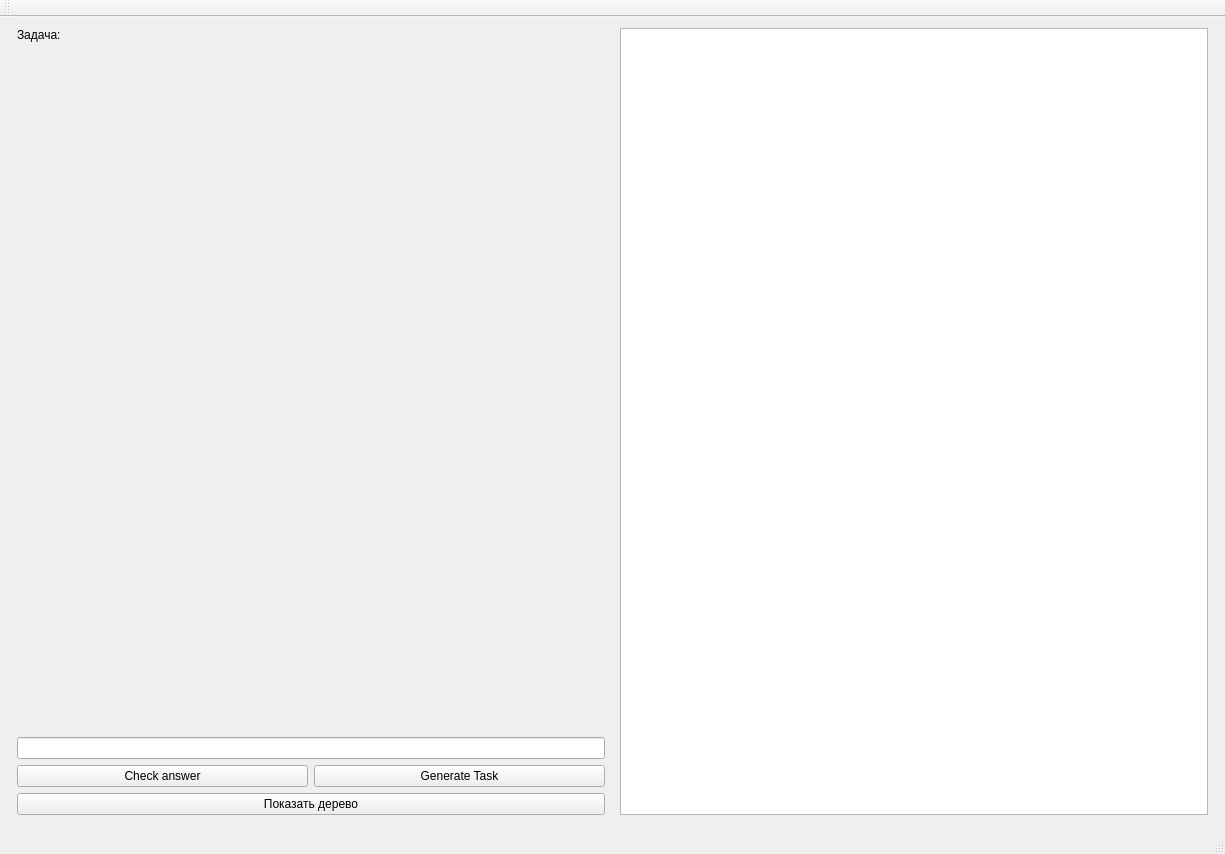
<?xml version="1.0" encoding="UTF-8"?>
<ui version="4.0">
 <class>MainWindow</class>
 <widget class="QMainWindow" name="MainWindow">
  <property name="geometry">
   <rect>
    <x>0</x>
    <y>0</y>
    <width>1225</width>
    <height>854</height>
   </rect>
  </property>
  <property name="windowTitle">
   <string>MainWindow</string>
  </property>
  <widget class="QWidget" name="centralWidget">
   <layout class="QHBoxLayout" name="horizontalLayout_9">
    <item>
     <layout class="QHBoxLayout" name="horizontalLayout_8" stretch="0,0,0">
      <property name="spacing">
       <number>5</number>
      </property>
      <property name="leftMargin">
       <number>6</number>
      </property>
      <property name="rightMargin">
       <number>6</number>
      </property>
      <property name="bottomMargin">
       <number>6</number>
      </property>
      <item>
       <layout class="QVBoxLayout" name="verticalLayout">
        <item>
         <widget class="QLabel" name="Hold_Label">
          <property name="styleSheet">
           <string notr="true">font: 14pt &quot;Times New Roman&quot;;</string>
          </property>
          <property name="text">
           <string>Задача:</string>
          </property>
         </widget>
        </item>
        <item>
         <widget class="QLabel" name="Text_of_exersize">
          <property name="styleSheet">
           <string notr="true"/>
          </property>
          <property name="text">
           <string/>
          </property>
         </widget>
        </item>
        <item>
         <spacer name="verticalSpacer">
          <property name="orientation">
           <enum>Qt::Vertical</enum>
          </property>
          <property name="sizeHint" stdset="0">
           <size>
            <width>20</width>
            <height>40</height>
           </size>
          </property>
         </spacer>
        </item>
        <item>
         <widget class="QLineEdit" name="Text_of_Answer"/>
        </item>
        <item>
         <layout class="QHBoxLayout" name="horizontalLayout_7">
          <item>
           <widget class="QPushButton" name="CheckButton">
            <property name="enabled">
             <bool>true</bool>
            </property>
            <property name="text">
             <string>Check answer</string>
            </property>
           </widget>
          </item>
          <item>
           <widget class="QPushButton" name="Generate_Task">
            <property name="text">
             <string>Generate Task</string>
            </property>
           </widget>
          </item>
         </layout>
        </item>
        <item>
         <widget class="QPushButton" name="pushButton">
          <property name="text">
           <string>Показать дерево</string>
          </property>
         </widget>
        </item>
       </layout>
      </item>
      <item>
       <spacer name="horizontalSpacer">
        <property name="orientation">
         <enum>Qt::Horizontal</enum>
        </property>
        <property name="sizeType">
         <enum>QSizePolicy::Fixed</enum>
        </property>
        <property name="sizeHint" stdset="0">
         <size>
          <width>10</width>
          <height>20</height>
         </size>
        </property>
       </spacer>
      </item>
      <item>
       <widget class="QGraphicsView" name="graphicsView"/>
      </item>
     </layout>
    </item>
   </layout>
  </widget>
  <widget class="QMenuBar" name="menuBar">
   <property name="geometry">
    <rect>
     <x>0</x>
     <y>0</y>
     <width>1225</width>
     <height>26</height>
    </rect>
   </property>
  </widget>
  <widget class="QToolBar" name="mainToolBar">
   <attribute name="toolBarArea">
    <enum>TopToolBarArea</enum>
   </attribute>
   <attribute name="toolBarBreak">
    <bool>false</bool>
   </attribute>
  </widget>
  <widget class="QStatusBar" name="statusBar"/>
 </widget>
 <layoutdefault spacing="6" margin="11"/>
 <resources/>
 <connections/>
</ui>
